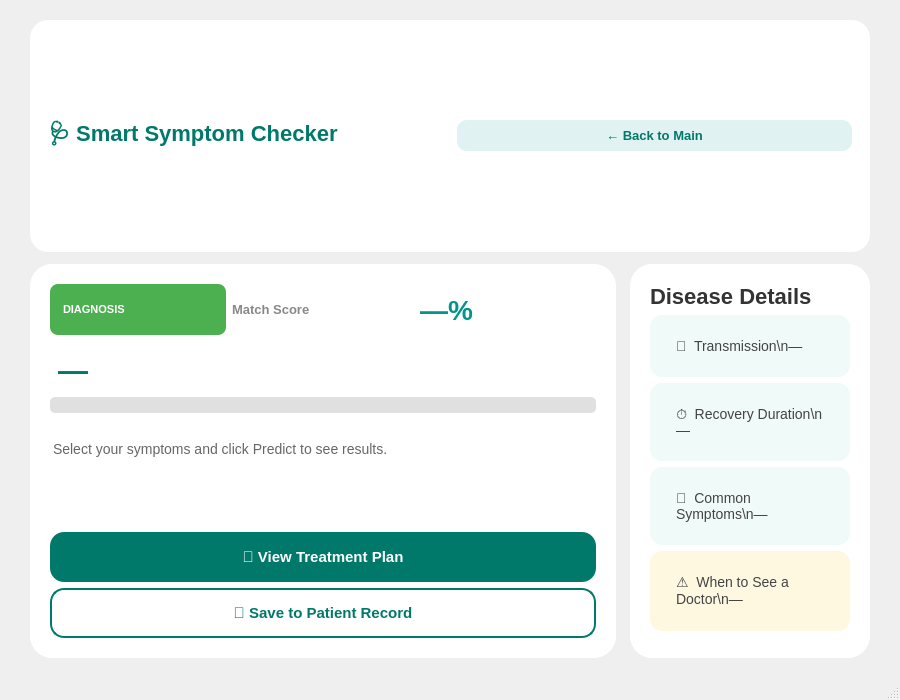
<?xml version="1.0" encoding="UTF-8"?>
<ui version="4.0">
 <class>ResultWindow</class>
 <widget class="QMainWindow" name="ResultWindow">
  <property name="geometry">
   <rect><x>0</x><y>0</y><width>900</width><height>700</height></rect>
  </property>
  <property name="windowTitle"><string>Smart Symptom Checker – Diagnosis Result</string></property>

  <widget class="QWidget" name="centralwidget">
   <property name="styleSheet">
    <string notr="true">
background: qlineargradient(x1:0, y1:0, x2:1, y2:1,
    stop:0 #e0f7f4, stop:1 #b2dfdb);
font-family: Segoe UI;
    </string>
   </property>

   <layout class="QVBoxLayout" name="mainLayout">
    <property name="spacing"><number>12</number></property>
    <property name="leftMargin"><number>30</number></property>
    <property name="topMargin"><number>20</number></property>
    <property name="rightMargin"><number>30</number></property>
    <property name="bottomMargin"><number>20</number></property>

    <!-- HEADER -->
    <item>
     <widget class="QFrame" name="headerFrame">
      <property name="minimumSize"><size><width>0</width><height>70</height></size></property>
      <property name="styleSheet">
       <string notr="true">QFrame { background:white; border-radius:18px; }</string>
      </property>
      <layout class="QHBoxLayout" name="headerLayout">
       <property name="leftMargin"><number>18</number></property>
       <property name="rightMargin"><number>18</number></property>
       <item>
        <widget class="QLabel" name="appTitle">
         <property name="text"><string>🩺 Smart Symptom Checker</string></property>
         <property name="styleSheet">
          <string notr="true">font-size:22px; font-weight:bold; color:#00796B;</string>
         </property>
        </widget>
       </item>
       <item><spacer name="hSpc"><property name="orientation"><enum>Qt::Horizontal</enum></property></spacer></item>
       <item>
        <widget class="QPushButton" name="backMainButton">
         <property name="text"><string>← Back to Main</string></property>
         <property name="styleSheet">
          <string notr="true">
QPushButton { background:#E0F2F1; color:#00796B; font-size:13px; font-weight:bold; border:none; border-radius:10px; padding:8px 16px; }
QPushButton:hover { background:#B2DFDB; }
          </string>
         </property>
        </widget>
       </item>
      </layout>
     </widget>
    </item>

    <!-- RESULT + DETAILS ROW -->
    <item>
     <layout class="QHBoxLayout" name="contentRow">
      <property name="spacing"><number>14</number></property>

      <!-- RESULT CARD -->
      <item>
       <widget class="QFrame" name="resultFrame">
        <property name="minimumSize"><size><width>380</width><height>0</height></size></property>
        <property name="styleSheet">
         <string notr="true">QFrame { background:white; border-radius:22px; }</string>
        </property>
        <layout class="QVBoxLayout" name="resultLayout">
         <property name="leftMargin"><number>20</number></property>
         <property name="topMargin"><number>20</number></property>
         <property name="rightMargin"><number>20</number></property>
         <property name="bottomMargin"><number>20</number></property>

         <item>
          <layout class="QHBoxLayout">
           <item>
            <widget class="QLabel" name="likelyTag">
             <property name="text"><string>DIAGNOSIS</string></property>
             <property name="styleSheet">
              <string notr="true">background:#4CAF50; color:white; padding:5px 10px; border-radius:8px; font-size:11px; font-weight:bold;</string>
             </property>
            </widget>
           </item>
           <item>
            <widget class="QLabel" name="matchLabel">
             <property name="text"><string>Match Score</string></property>
             <property name="styleSheet">
              <string notr="true">font-size:13px; color:#888; font-weight:bold;</string>
             </property>
            </widget>
           </item>
           <item><spacer><property name="orientation"><enum>Qt::Horizontal</enum></property></spacer></item>
           <item>
            <widget class="QLabel" name="confidencePercent">
             <property name="text"><string>—%</string></property>
             <property name="styleSheet">
              <string notr="true">font-size:28px; font-weight:bold; color:#009688;</string>
             </property>
            </widget>
           </item>
          </layout>
         </item>

         <item>
          <widget class="QLabel" name="diseaseName">
           <property name="text"><string>—</string></property>
           <property name="wordWrap"><bool>true</bool></property>
           <property name="styleSheet">
            <string notr="true">font-size:30px; font-weight:bold; color:#00796B; padding-top:8px;</string>
           </property>
          </widget>
         </item>

         <item>
          <widget class="QProgressBar" name="confidenceBar">
           <property name="value"><number>0</number></property>
           <property name="textVisible"><bool>false</bool></property>
           <property name="styleSheet">
            <string notr="true">
QProgressBar { background:#E0E0E0; border:none; height:10px; border-radius:5px; }
QProgressBar::chunk { background:#00796B; border-radius:5px; }
            </string>
           </property>
          </widget>
         </item>

         <item>
          <widget class="QLabel" name="descriptionLabel">
           <property name="text"><string>Select your symptoms and click Predict to see results.</string></property>
           <property name="wordWrap"><bool>true</bool></property>
           <property name="styleSheet">
            <string notr="true">font-size:14px; color:#666; padding-top:8px; line-height:1.4;</string>
           </property>
          </widget>
         </item>

         <item>
          <widget class="QLabel" name="symptomsDetectedLabel">
           <property name="text"><string></string></property>
           <property name="wordWrap"><bool>true</bool></property>
           <property name="styleSheet">
            <string notr="true">font-size:13px; color:#009688; font-weight:bold;</string>
           </property>
          </widget>
         </item>

         <item>
          <widget class="QPushButton" name="treatmentButton">
           <property name="minimumSize"><size><width>0</width><height>50</height></size></property>
           <property name="text"><string>💊 View Treatment Plan</string></property>
           <property name="styleSheet">
            <string notr="true">
QPushButton { background:#00796B; color:white; font-size:15px; font-weight:bold; border-radius:14px; border:none; }
QPushButton:hover { background:#00695C; }
            </string>
           </property>
          </widget>
         </item>

         <item>
          <widget class="QPushButton" name="saveRecordButton">
           <property name="minimumSize"><size><width>0</width><height>50</height></size></property>
           <property name="text"><string>💾 Save to Patient Record</string></property>
           <property name="styleSheet">
            <string notr="true">
QPushButton { background:white; color:#00796B; font-size:15px; font-weight:bold; border:2px solid #00796B; border-radius:14px; }
QPushButton:hover { background:#E0F2F1; }
            </string>
           </property>
          </widget>
         </item>

        </layout>
       </widget>
      </item>

      <!-- DISEASE DETAILS -->
      <item>
       <widget class="QFrame" name="detailsFrame">
        <property name="styleSheet">
         <string notr="true">QFrame { background:white; border-radius:22px; }</string>
        </property>
        <layout class="QVBoxLayout" name="detailsLayout">
         <property name="leftMargin"><number>20</number></property>
         <property name="topMargin"><number>20</number></property>
         <property name="rightMargin"><number>20</number></property>
         <property name="bottomMargin"><number>20</number></property>

         <item>
          <widget class="QLabel" name="detailsHeading">
           <property name="text"><string>Disease Details</string></property>
           <property name="styleSheet">
            <string notr="true">font-size:22px; font-weight:bold; color:#333;</string>
           </property>
          </widget>
         </item>

         <item>
          <widget class="QFrame" name="infoCard1">
           <property name="styleSheet"><string notr="true">background:#f0faf9; border-radius:12px; padding:8px;</string></property>
           <layout class="QVBoxLayout">
            <item>
             <widget class="QLabel" name="transmissionLabel">
              <property name="text"><string>🦠  Transmission\n—</string></property>
              <property name="wordWrap"><bool>true</bool></property>
              <property name="styleSheet"><string notr="true">font-size:14px; color:#444; padding:6px;</string></property>
             </widget>
            </item>
           </layout>
          </widget>
         </item>

         <item>
          <widget class="QFrame" name="infoCard2">
           <property name="styleSheet"><string notr="true">background:#f0faf9; border-radius:12px; padding:8px;</string></property>
           <layout class="QVBoxLayout">
            <item>
             <widget class="QLabel" name="durationLabel">
              <property name="text"><string>⏱  Recovery Duration\n—</string></property>
              <property name="wordWrap"><bool>true</bool></property>
              <property name="styleSheet"><string notr="true">font-size:14px; color:#444; padding:6px;</string></property>
             </widget>
            </item>
           </layout>
          </widget>
         </item>

         <item>
          <widget class="QFrame" name="infoCard3">
           <property name="styleSheet"><string notr="true">background:#f0faf9; border-radius:12px; padding:8px;</string></property>
           <layout class="QVBoxLayout">
            <item>
             <widget class="QLabel" name="commonSymptomsLabel">
              <property name="text"><string>🤒  Common Symptoms\n—</string></property>
              <property name="wordWrap"><bool>true</bool></property>
              <property name="styleSheet"><string notr="true">font-size:14px; color:#444; padding:6px;</string></property>
             </widget>
            </item>
           </layout>
          </widget>
         </item>

         <item>
          <widget class="QFrame" name="infoCard4">
           <property name="styleSheet"><string notr="true">background:#fff8e1; border-radius:12px; padding:8px;</string></property>
           <layout class="QVBoxLayout">
            <item>
             <widget class="QLabel" name="warningLabel">
              <property name="text"><string>⚠️  When to See a Doctor\n—</string></property>
              <property name="wordWrap"><bool>true</bool></property>
              <property name="styleSheet"><string notr="true">font-size:14px; color:#444; padding:6px;</string></property>
             </widget>
            </item>
           </layout>
          </widget>
         </item>

         <item>
          <spacer><property name="orientation"><enum>Qt::Vertical</enum></property></spacer>
         </item>

        </layout>
       </widget>
      </item>

     </layout>
    </item>

   </layout>
  </widget>

  <widget class="QMenuBar" name="menubar"/>
  <widget class="QStatusBar" name="statusbar"/>
 </widget>
 <resources/>
 <connections/>
</ui>
